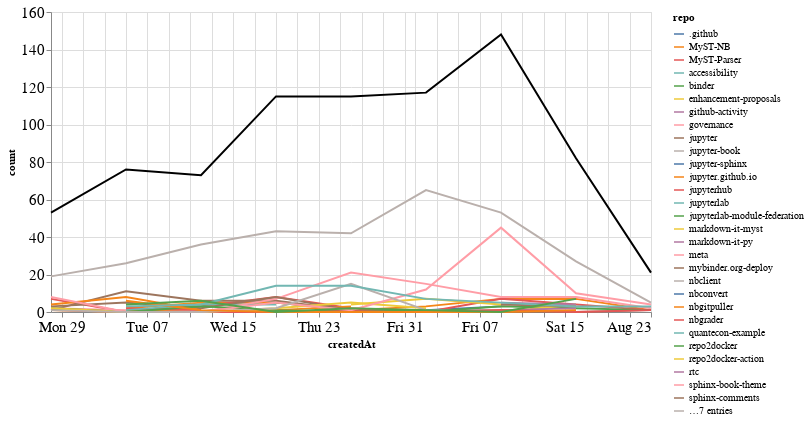

Source (notebook cell):
### Markdown cell above
## Comments

### Code cell
comments_time = comments.groupby('repo').resample('W', on='createdAt').count()['author'].reset_index()
comments_time = comments_time.rename(columns={'author': 'count'})
comments_time_total = comments_time.groupby('createdAt').agg({"count": "sum"}).reset_index()
ch1 = alt.Chart(comments_time, width=600).mark_line().encode(
    x='createdAt',
    y='count',
    color='repo',
    tooltip="repo"
)

ch2 = alt.Chart(comments_time_total, width=600).mark_line(color="black").encode(
    x='createdAt',
    y='count',
)

ch1 + ch2

### Figure 1 — Vega-Lite specification as saved in the notebook (floating-point values rounded to 4 significant figures; data arrays with more than 128 entries replaced by an {"elided": "..."} marker saying what was removed)
{"config": {"axisLeft": {"labelFontSize": 15}, "axisBottom": {"labelFontSize": 15}}, "layer": [{"data": {"name": "data-60869906845794bdebb537c2ad2a3fcf"}, "mark": "line", "encoding": {"color": {"type": "nominal", "field": "repo"}, "tooltip": {"type": "nominal", "field": "repo"}, "x": {"type": "temporal", "field": "createdAt"}, "y": {"type": "quantitative", "field": "count"}}, "width": 600}, {"data": {"name": "data-d38c9bd3fa297d4e10db9940c7344494"}, "mark": {"type": "line", "color": "black"}, "encoding": {"x": {"type": "temporal", "field": "createdAt"}, "y": {"type": "quantitative", "field": "count"}}, "width": 600}], "$schema": "https://vega.github.io/schema/vega-lite/v4.8.1.json", "datasets": {"data-60869906845794bdebb537c2ad2a3fcf": {"elided": "166 records"}, "data-d38c9bd3fa297d4e10db9940c7344494": [{"createdAt": "2020-06-28T00:00:00", "count": 53}, {"createdAt": "2020-07-05T00:00:00", "count": 76}, {"createdAt": "2020-07-12T00:00:00", "count": 73}, {"createdAt": "2020-07-19T00:00:00", "count": 115}, {"createdAt": "2020-07-26T00:00:00", "count": 115}, {"createdAt": "2020-08-02T00:00:00", "count": 117}, {"createdAt": "2020-08-09T00:00:00", "count": 148}, {"createdAt": "2020-08-16T00:00:00", "count": 82}, {"createdAt": "2020-08-23T00:00:00", "count": 21}]}}
